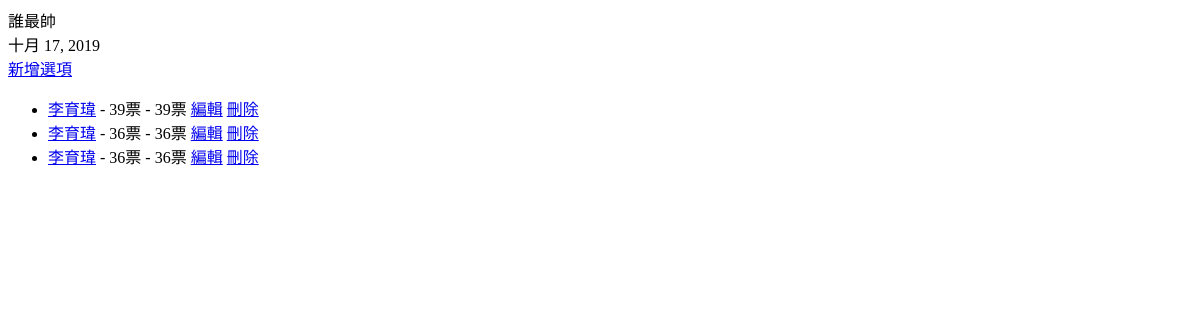
Before: /poll/1/ with the older database file.
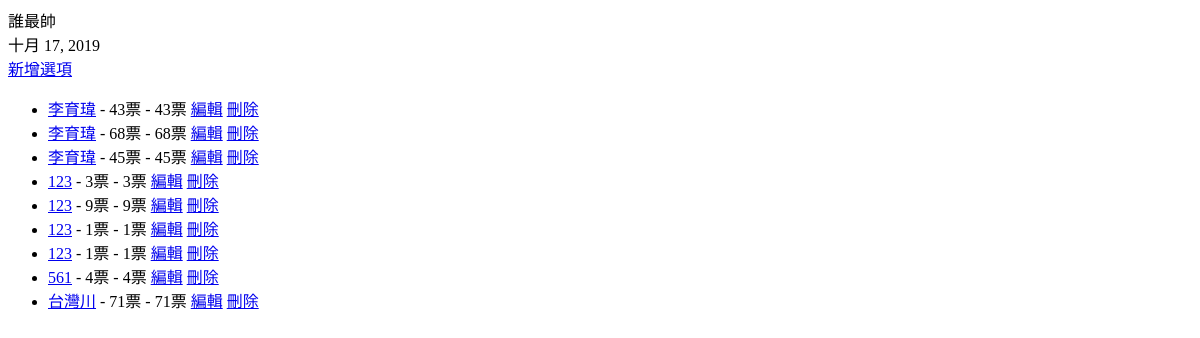
After: the same page with the newer database file.
### default/models.py (models this page shows, shortened)
class poll(models.Model):
    subject = models.CharField('投票主題',max_length=200)
    create = models.DateField(auto_now_add=True)

class Option(models.Model):
    poll_id = models.IntegerField()
    title = models.CharField(max_length=200)
    count = models.IntegerField(default=0)

### default/views.py (the view)
# urls.py: path('<int:pk>/',PollDetail.as_view(), name='poll_view'),
class PollDetail(DetailView):
    model = poll
    def get_context_data(self, **kwargs):
        ctx = super().get_context_data(**kwargs)
        ctx['cbe'] = Option.objects.filter(poll_id=self.kwargs['pk'])
        return ctx

### default/templates/default/poll_detail.html (shortened to what this page needs)
{% extends "base.html"%}
{% block abc %}
    <hi>{{ poll.subject }}</hi>
    <div>{{ poll.create }}</div>
    <a href='/poll/{{ poll.id }}/create/' >新增選項</a>
    <ul>
        {% for opt in cbe %}
        <li><a href ='/poll/vote/{{ opt.id }}/'>{{ opt.title }}</a> - {{ opt.count }}票
         - {{ opt.count }}票
            <a href="{% url 'option_edit' opt.id %}">編輯</a>
            <a href="{% url 'option_delete' opt.id %}">刪除</a>
        </li>
        {% endfor %}
    </ul>
{% endblock %}

### default/templates/base.html (shortened to what this page needs)
<!DOCTYPE html>
<html lang="en">
<head>
</head>
<body>
    {% block abc %}{% endblock %}
</body>
</html>

Changed rows visible on the page:
changed Option (number 1 of 9 on the later page): count "39" → "43"
changed Option (number 2 of 9 on the later page): count "36" → "68"
changed Option (number 3 of 9 on the later page): count "36" → "45"
added Option: title "123", count "3"
added Option: title "123", count "9"
added Option: title "123", count "1"
added Option: title "123", count "1"
added Option: title "561", count "4"
added Option: title "台灣川", count "71"
